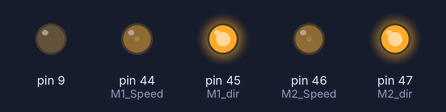
The sketch below on a simulated Arduino Mega 2560, built with avr-gcc and run on an emulated ATmega2560. Parts: output pins drawn as LEDs (lit = HIGH).

Above: at 0.1 s.
Timing chart, 0 to 1.6 s (numbered marks = the images above):
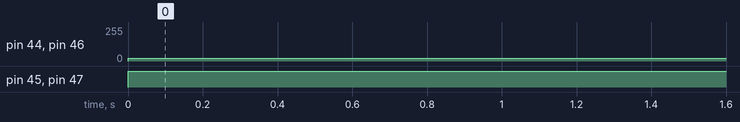

Measured:
- by itself, pin 44 (M1_Speed), pin 46 (M2_Speed): 0/255 → 21/255 at 0.00 s
- by itself, pin 45 (M1_dir), pin 47 (M2_dir): LOW → HIGH at 0.00 s

The sketch:

cod_0.1.ino
```cpp
// M1_Speed управляет скоростью вращения первого двигателя.
// M1_dir управляет направлением вращения первого двигателя.
// M2_Speed и M2_dir – скоростью и направлением вращения
// второго двигателя, соответственно.

#define M1_dir 45
#define M1_Speed 44

#define M2_dir 47
#define M2_Speed 46

void setup() {

  // Объявление пинов, работающих на выход.
  pinMode(M1_dir, OUTPUT);
  pinMode(M1_Speed, OUTPUT);

  pinMode(M2_dir, OUTPUT);
  pinMode(M2_Speed, OUTPUT);

}

void loop() {

  analogWrite(9, 0); // 0-255 мощность лазера

  digitalWrite(M1_dir, 1);
  analogWrite(M1_Speed, 21);
  digitalWrite(M2_dir, 1);
  analogWrite(M2_Speed, 21);


}
```
